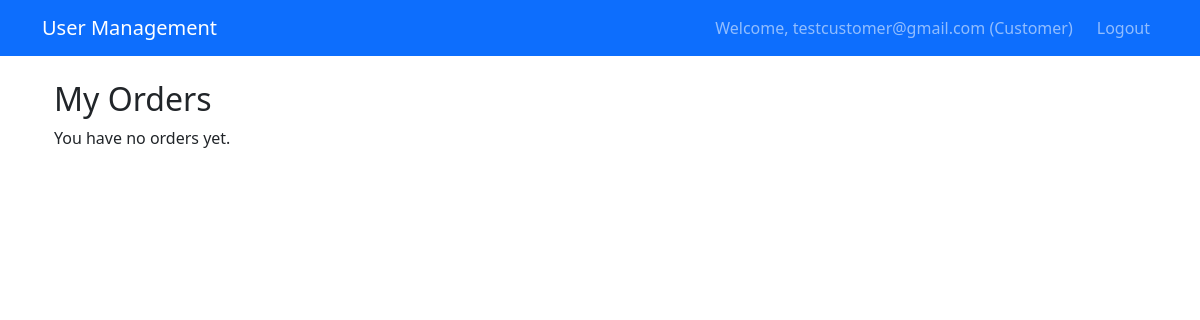
Page /order/my-orders/ (signed in) on the earlier database version.
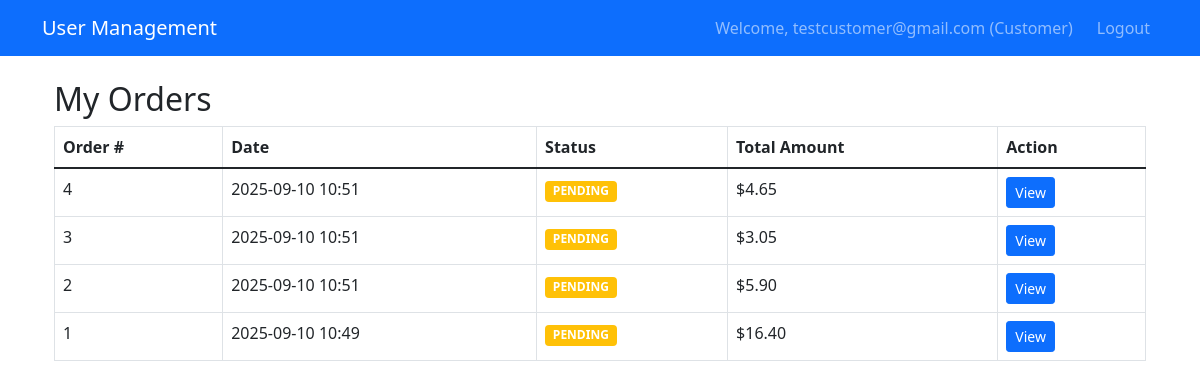
Same page on the later database version.
### orders/models.py (models this page shows, shortened)
class Order(models.Model):
    ORDER_STATUS_CHOICES = (
        ('PENDING', 'Pending'),
        ('PROCESSING', 'Processing'),
        ('READY', 'Ready'),
        ('CANCELLED', 'Cancelled'),
    )
    customer = models.ForeignKey(CustomUser, on_delete=models.CASCADE, limit_choices_to={'role': 3}, related_name='customer_orders')
    sales_rep = models.ForeignKey(CustomUser, on_delete=models.SET_NULL, null=True, blank=True, limit_choices_to={'role': 2}, related_name='sales_orders')
    status = models.CharField(max_length=15, choices=ORDER_STATUS_CHOICES, default='PENDING')
    total_amount = models.DecimalField(max_digits=10, decimal_places=2, default=0.0)
    created_at = models.DateTimeField(auto_now_add=True)
    updated_at = models.DateTimeField(auto_now=True)
    class Meta:
        db_table = 'orders'

### orders/views.py (the view)
# urls.py: path("my-orders/", views.my_orders, name="my_orders"),
@login_required
def my_orders(request):
    orders = Order.objects.filter(customer=request.user).order_by('-created_at')
    context = {"orders": orders}
    return render(request, "orders/my_orders.html", context)

### templates/orders/my_orders.html
{% extends "partials/base.html" %}
{% block content %}
<div class="container mt-4">
    <h2>My Orders</h2>
    {% if orders %}
    <table class="table table-bordered">
        <thead>
            <tr>
                <th>Order #</th>
                <th>Date</th>
                <th>Status</th>
                <th>Total Amount</th>
                <th>Action</th>
            </tr>
        </thead>
        <tbody>
            {% for order in orders %}
            <tr>
                <td>{{ order.id }}</td>
                <td>{{ order.created_at|date:"Y-m-d H:i" }}</td>
                <td>
                    <span class="badge
                        {% if order.status == 'PENDING' %}bg-warning
                        {% elif order.status == 'PROCESSING' %}bg-info
                        {% elif order.status == 'READY' %}bg-primary
                        {% elif order.status == 'CANCELLED' %}bg-danger
                        {% endif %}">
                        {{ order.status }}
                    </span>
                </td>
                <td>${{ order.total_amount }}</td>
                <td>
                    <a href="{% url 'order_detail' order.id %}" class="btn btn-sm btn-primary">View</a>
                </td>
            </tr>
            {% endfor %}
        </tbody>
    </table>
    {% else %}
    <p>You have no orders yet.</p>
    {% endif %}
</div>
{% endblock %}

Differences in the rows shown:
added Order: id "4", created_at "2025-09-10 10:51", status "PENDING", total_amount "4.65"
added Order: id "3", created_at "2025-09-10 10:51", status "PENDING", total_amount "3.05"
added Order: id "2", created_at "2025-09-10 10:51", status "PENDING", total_amount "5.90"
added Order: id "1", created_at "2025-09-10 10:49", status "PENDING", total_amount "16.40"
Other differences:
text no longer shown: "You have no orders yet."
text now shown: "Order # Date Status Total Amount Action"
